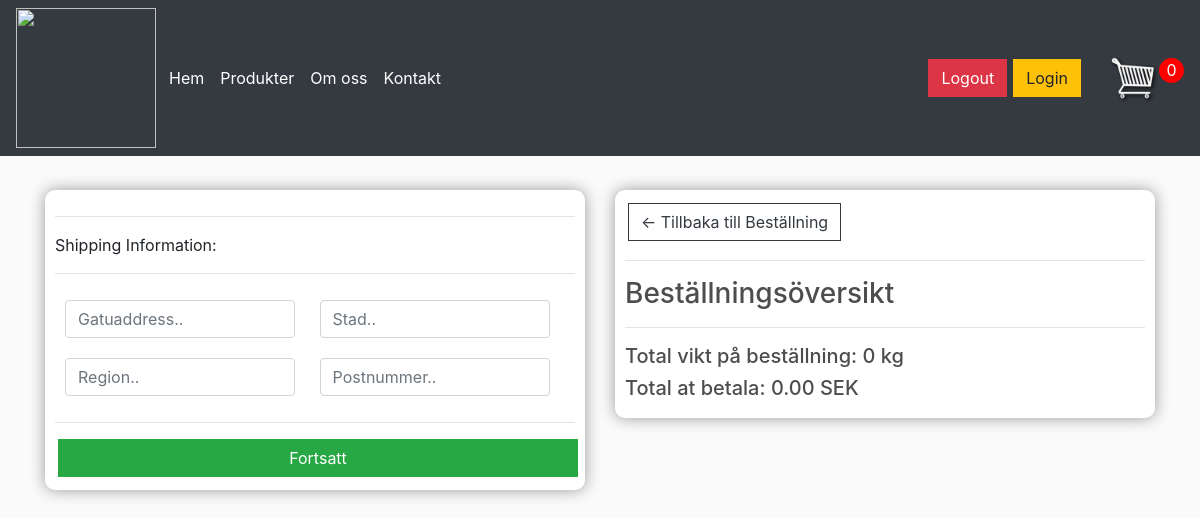
/checkout/ (signed in), run on an earlier commit of the app's database.
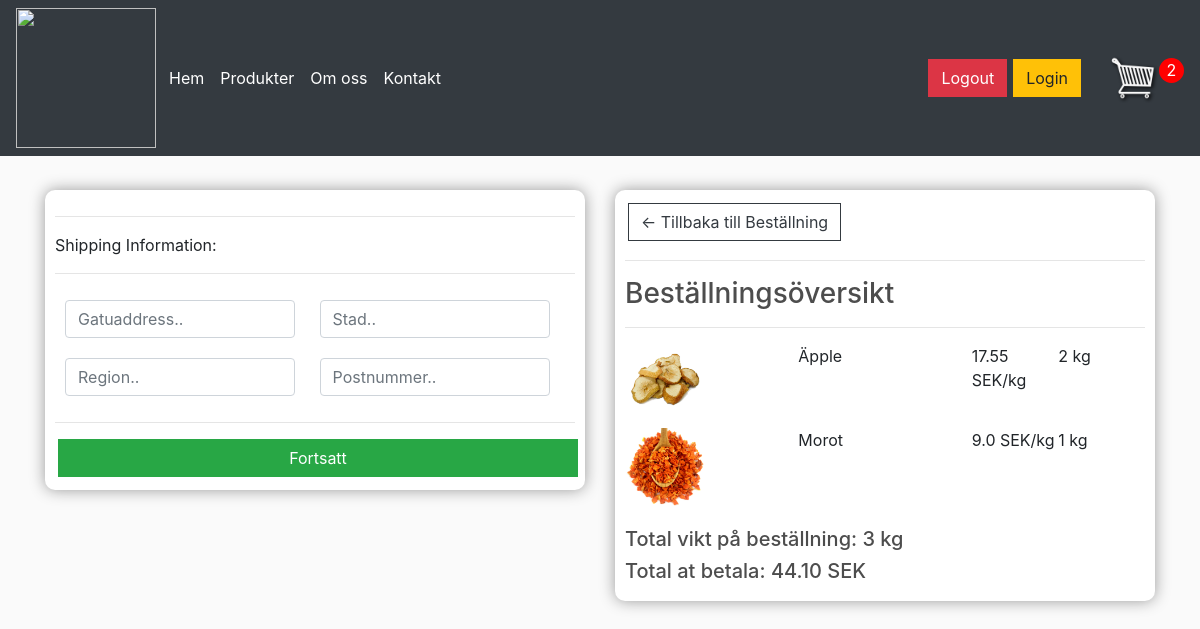
And on a later commit of the database.
### store/models.py (models this page shows, shortened)
class Order(models.Model):
    customer = models.ForeignKey(Customer, on_delete=models.SET_NULL, blank=True, null=True)
    date_ordered = models.DateTimeField(auto_now_add=True)
    complete = models.BooleanField(default=False, null=True, blank=False)
    transaction_id = models.CharField(max_length=255, null=True)
    @property
    def get_cart_total(self):
        orderitems = self.orderitem_set.all()
        total = sum([item.get_total for item in orderitems])
        return total
    @property
    def get_cart_items(self):
        orderitems = self.orderitem_set.all()
        total = sum([item.quantity for item in orderitems])
        return total
    def get_cart_items_number(self):
        orderitems = self.orderitem_set.all()
        total = orderitems.count()
        return total

class OrderItem(models.Model):
    product = models.ForeignKey(Product, on_delete=models.SET_NULL, blank=True, null=True)
    order = models.ForeignKey(Order, on_delete=models.SET_NULL, blank=True, null=True)
    quantity = models.IntegerField(default=0, null=True, blank=True)
    date_added = models.DateTimeField(auto_now_add=True)
    @property
    def get_total(self):
        total = self.product.price * self.quantity
        return total

class Product(models.Model):
    name = models.CharField(max_length=255, null=True)
    slug = models.SlugField(max_length=200, null=True)
    price = models.FloatField()
    description = models.CharField(max_length=1000, null=True)
    stock = models.FloatField(null=True)
    image = models.ImageField(null=True, blank=True)
    @property
    def image_url(self):
        try:
            url = self.image.url
        except:
            url = ''
        return url

### store/views.py (the view)
# urls.py: path('checkout/', views.checkout, name="checkout"),
@login_required
def checkout(request):
    if request.user.is_authenticated:
        user = request.user
        customer, created = Customer.objects.get_or_create(
            user=user,
            name=user.first_name,
            email=user.email,
        )
        order, created = Order.objects.get_or_create(customer=customer, complete=False)
        items = order.orderitem_set.all()
        cartItems = order.get_cart_items_number
    else:
        items = []
        order = {'get_cart_total': 0, 'get_cart_items': 0}
        cartItems = order['get_cart_items_number']
    context = {'items': items, 'order': order, 'cartItems': cartItems}
    return render(request, 'store/checkout.html', context)

### store/templates/store/checkout.html (shortened to what this page needs)
{% extends 'store/main.html' %}
{% load static %}
{% block content %}
    <div class="row">
		<div class="col-lg-6">
			<div class="box-element" id="form-wrapper">
				<form id="form">
					<div id="shipping-info">
						<hr>
						<p>Shipping Information:</p>
						<hr>
						<div class="form-field">
							<input class="form-control" type="text" name="address" placeholder="Gatuaddress..">
						</div>
						<div class="form-field">
							<input class="form-control" type="text" name="city" placeholder="Stad..">
						</div>
						<div class="form-field">
							<input class="form-control" type="text" name="state" placeholder="Region..">
						</div>
						<div class="form-field">
							<input class="form-control" type="text" name="zipcode" placeholder="Postnummer..">
						</div>
					</div>
					<hr>
					<input id="form-button" class="btn btn-success btn-block" type="submit" value="Fortsatt">
				</form>
			</div>
			<br>
		</div>
		<div class="col-lg-6">
			<div class="box-element">
				<a  class="btn btn-outline-dark" href="{% url 'cart' %}">&#x2190; Tillbaka till Beställning</a>
				<hr>
				<h3>Beställningsöversikt</h3>
				<hr>
				{% for item in items %}
				<div class="cart-row">
					<div style="flex:2"><img class="row-image" src="{{item.product.image_url}}"></div>
					<div style="flex:2"><p>{{item.product.name}}</p></div>
					<div style="flex:1"><p>{{item.product.price}} SEK/kg</p></div>
					<div style="flex:1"><p>{{item.quantity}} kg</p></div>
				</div>
				{% endfor %}
				<h5>Total vikt på beställning: {{order.get_cart_items}} kg</h5>
				<h5>Total at betala: {{order.get_cart_total|floatformat:2}} SEK</h5>
			</div>
		</div>
	</div>
{% endblock content %}

### store/templates/store/main.html (shortened to what this page needs)
<!DOCTYPE html>
{% load static %}
<html>
<head>
	<link rel="stylesheet" href="https://stackpath.bootstrapcdn.com/bootstrap/4.4.1/css/bootstrap.min.css">
	<link rel="stylesheet" type="text/css" href="{% static 'css/main.css' %}">
</head>
<body>
	<nav class="navbar navbar-expand-lg navbar-dark bg-dark">
		<a href="{% url 'store' %}">
	    		<img  id="logo" src="{% static 'images/Logo1.png' %}">
	    	</a>
	  <div class="collapse navbar-collapse" id="navbarSupportedContent">
	    <ul class="navbar-nav mr-auto">
	      <li class="nav-item active">
	        <a class="nav-link" href="{% url 'store' %}">Hem</a>
	      </li>
			<li class="nav-item active">
	        <a class="nav-link" href="{% url 'store' %}">Produkter</a>
	      </li>
			<li class="nav-item active">
	        <a class="nav-link" href="{% url 'store' %}">Om oss</a>
	      </li>
			<li class="nav-item active">
	        <a class="nav-link" href="{% url 'store' %}">Kontakt</a>
	      </li>
	    </ul>
	    <div class="form-inline my-5 my-lg-2">
			<a id="logout" href="{% url 'logout' %}" class="btn btn-danger">Logout</a>
	     	<a id="login" href="{% url 'login' %}" class="btn btn-warning">Login</a>
	     	<a href="{% url 'cart' %}">
	    		<img  id="cart-icon" src="{% static 'images/cart.png' %}">
	    	</a>
	    	<p id="cart-total">{{cartItems}}</p>
	    </div>
	  </div>
	</nav>
     <div class="container">
            <br>
            {% block content %}
            {% endblock content %}
         </div>
</body>
</html>

What changed in the data, as far as the page shows it:
removed Order: id "0", get_cart_items "0", get_cart_total "0.00"
added Order: id "2", get_cart_items "3", get_cart_total "44.10"
added OrderItem: product.image_url (picture), product.name "Äpple", product.price "17.55", quantity "2"
added OrderItem: product.image_url (picture), product.name "Morot", product.price "9.0", quantity "1"
